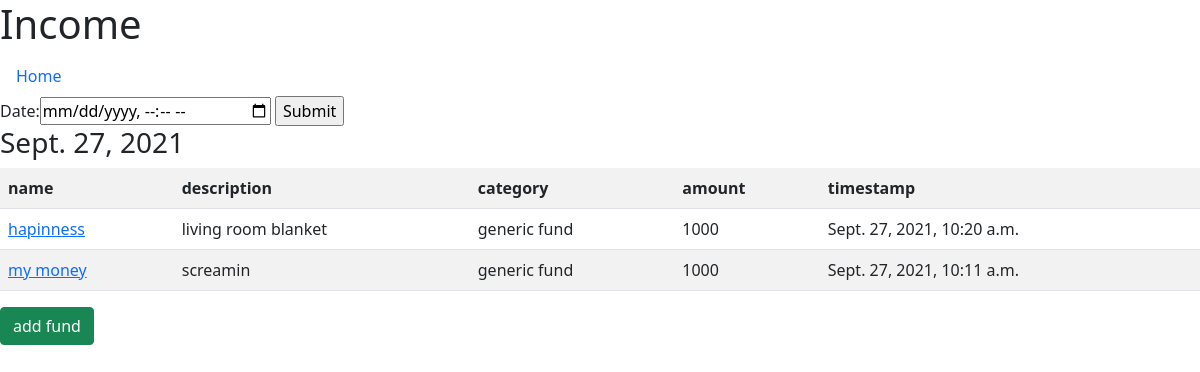
The app's page /fund/list/ (signed in) with its own data.
### fund/models.py (models this page shows, shortened)
class Fund(models.Model):
	account 			= models.ForeignKey(BankAccount, related_name='account_funds', on_delete=models.CASCADE, null=True)
	name 				= models.CharField(max_length=32)
	description 		= models.TextField()
	amount				= models.IntegerField()
	category			= models.ForeignKey(FundType, related_name='fund_category', on_delete=models.CASCADE, null=True)
	timestamp			= models.DateTimeField(auto_now_add=True, null=True)

class FundType(models.Model):
	name 				= models.CharField(max_length=32)
	description			= models.TextField()
	def __str__(self):
		return self.name

### fund/views.py (the view)
# urls.py: path('list/', views.FundListView.as_view(), name='funds_list'),
@method_decorator(login_required, name='dispatch')
class FundListView(ListView):
	model = Fund
	template_name = 'fund/list.html'
	context_object_name = 'funds'
	paginate_by = 10
	def get_queryset(self):
		entry_date = date.today()
		if self.request.GET:
			entry_date = datetime.strptime(self.request.GET['date'][:10].replace('-',''), "%Y%m%d").date()
		queryset = Fund.objects.filter(account=self.request.user.bank_account, timestamp__year=entry_date.year, timestamp__month=entry_date.month, timestamp__day=entry_date.day).order_by('-timestamp')
		return queryset
	def get_context_data(self, **kwargs):
		context = super(FundListView, self).get_context_data(**kwargs)
		funds = self.get_queryset()
		page = self.request.GET.get('page')
		paginator = Paginator(funds, self.paginate_by)
		funds = context['funds']
		detail_links = [reverse_lazy('fund_detail', kwargs={'pk':fund.pk}) for fund in funds]
		entry_date = datetime.strptime(self.request.GET['date'][:10].replace('-',''), "%Y%m%d").date() if self.request.GET else date.today()
		try:
			funds = paginator.page(page)
		except PageNotAnInteger:
			funds = paginator.page(1)
		except EmptyPage:
			funds = paginator.page(paginator.num_pages)
		context['income_details'] = zip(funds, detail_links)
		context['add_fund_link'] = reverse_lazy('fund_create')
		context['go_home_link'] = reverse_lazy('home')
		context['entry_date'] = entry_date
		context['form'] = DateSelectorForm()
		return context

### expenses/forms.py
class DateSelectorForm(forms.Form):
	date 		= forms.DateField(widget=DateInput)

### templates/fund/list.html (shortened to what this page needs)
{% extends 'income_base.html' %}
{% block content %}
		<ul class="nav">
			<li class="nav-item">
				<a href="{{go_home_link}}" class="nav-link">Home</a>
			</li>
		</ul>
	<form method = "GET">
	    {{ form }}
	    <input type = "submit" value = "Submit">
	</form>
	<h3>{{entry_date}}</h3>
	<table class="table table-striped">
		<tr>
			<th>name</th>
			<th>description</th>
			<th>category</th>
			<th>amount</th>
			<th>timestamp</th>
		</tr>
		{% for entry, detail_link in income_details %}
			<tr>
				<td><a href="{{detail_link}}">{{entry.name}}</a></td>
				<td>{{entry.description}}</td>
				<td>{{entry.category}}</td>
				<td>{{entry.amount}}</td>
				<td>{{entry.timestamp}}</td>
			</tr>
		{% endfor %}
	</table>
	<a href="{{add_fund_link}}" class="btn btn-success" role="button">add fund</a>
{% endblock %}

### records on screen
Fund: name "hapinness", description "living room blanket", category "generic fund", amount "1000", timestamp "Sept. 27, 2021, 10:20 a.m."
Fund: name "my money", description "screamin", category "generic fund", amount "1000", timestamp "Sept. 27, 2021, 10:11 a.m."

### other values on screen
{{ entry_date }} "Sept. 27, 2021"
